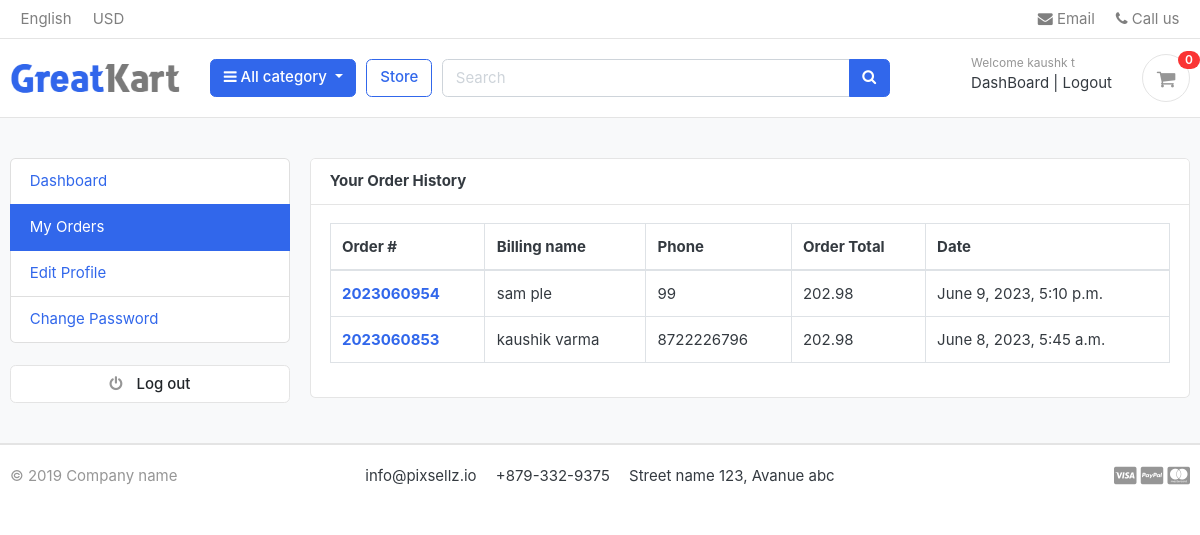
The page /accounts/myorders/ (signed in) on the database its author committed.
### accounts/models.py (models this page shows, shortened)
class Account(AbstractBaseUser):
    first_name = models.CharField(max_length=50,)
    last_name = models.CharField(max_length=50,)
    username = models.CharField(max_length=50,unique=True)
    email = models.EmailField(max_length=100,unique=True)
    phone_number = models.CharField(max_length=50)
    date_joined = models.DateTimeField(auto_now_add=True)
    last_login = models.DateTimeField(auto_now_add=True)
    is_admin = models.BooleanField(default=False)
    is_staff = models.BooleanField(default=False)
    is_active = models.BooleanField(default=False)
    is_superadmin = models.BooleanField(default=False)
    USERNAME_FIELD = 'email'
    REQUIRED_FIELDS = [
        'username','first_name','last_name'
    ]
    objects = MyAccountManager()

### orders/models.py (models this page shows, shortened)
class Order(models.Model):
    STATUS = (
    ('New','New'),
    ('Accepted','Accepted'),
    ('Completed','Completed'),
    ('Cancelled','Cancelled'),
    )
    user = models.ForeignKey(Account,on_delete=models.CASCADE)
    payment = models.ForeignKey(Payment,on_delete=models.CASCADE,blank=True,null=True)
    order_number = models.CharField(max_length=100)
    first_name = models.CharField(max_length=100)
    last_name = models.CharField(max_length=100)
    phone = models.CharField(max_length=100)
    email = models.EmailField(max_length=50)
    address_line_1 = models.CharField(max_length=100)
    address_line_2 = models.CharField(max_length=100,blank=True)
    country = models.CharField(max_length=100)
    state = models.CharField(max_length=100)
    city = models.CharField(max_length=100)
    order_note = models.CharField(max_length=100,blank=True)
    order_total = models.FloatField()
    tax = models.FloatField()
    status = models.CharField(max_length=10,choices=STATUS,default='new')
    ip = models.CharField(max_length=100,blank=True)
    is_ordered = models.BooleanField(default=False)
    created_at = models.DateTimeField(auto_now_add=True)
    updated_at = models.DateTimeField(auto_now=True)
    def full_name(self):
        return f'{self.first_name} {self.last_name}'

### accounts/views.py (the view)
# urls.py: path('myorders/',views.myorders,name='myorders'),
@login_required(login_url='login')
def myorders(request):
    orders = Order.objects.filter(user=request.user.id,is_ordered =True).order_by('-created_at') #'-' will give order in descending order
    context = {
        'orders':orders
    }
    return render(request,'accounts/my_orders.html',context)

### cart/context_processors.py (called while the page is built)
def counter(request):
    cart_count = 0
    if 'admin' in request.path:
        return {}
    else:
        try:
            cart = Cart.objects.filter(cart_id=_cart_id(request))
            if request.user.is_authenticated:
                cart_items = CartItem.objects.all().filter(user=request.user)
            else:
                cart_items = CartItem.objects.all().filter(cart=cart[:1])
            for cart_item in cart_items:
                cart_count += cart_item.quantity #like we can have same product with diff quantity..so we have to a
        except Cart.DoesNotExist:
            cart_count = 0
    return dict(cart_count = cart_count)

### cart/views.py (called while the page is built)
def _cart_id(request):
    cart = request.session.session_key
    if not cart:
        cart = request.session.create()
    return cart

### category/context_processor.py (called while the page is built)
def menu_links(request):
    links = Category.objects.all()
    return dict(links=links)

### category/models.py (called while the page is built)
    def get_url(self):
        return reverse('products_by_category',args=[self.slug])

### templates/accounts/my_orders.html (shortened to what this page needs)
{% extends 'base.html' %}
{% block content %}
<section class="section-conten padding-y bg">
    <div class="container">
        <div class="row">
            {% include 'includes/dashboard_sidebar.html' %}
        <main class="col-md-9">
            <article class="card">
            <header class="card-header">
                <strong class="d-inline-block mr-3">Your Order History</strong>
            </header>
            <div class="card-body">
                <div class="row">
                   <div class="col-md-12">
                    <table class="table table-bordered ">
                        <thead>
                          <tr>
                            <th scope="col">Order #</th>
                            <th scope="col">Billing name</th>
                            <th scope="col">Phone</th>
                            <th scope="col">Order Total</th>
                            <th scope="col">Date</th>
                          </tr>
                        </thead>
                        <tbody>
                            {% for order in orders %}
                          <tr>
                            <th scope="row"><a href="{% url 'orderdetail' order.order_number %}">{{order.order_number}}</a></th>
                            <td>{{order.full_name}}</td>
                            <td>{{order.phone}}</td>
                            <td>{{order.order_total}}</td>
                            <td>{{order.created_at}}</td>
                          </tr>
                          {% endfor %}
                        </tbody>
                      </table>
                   </div>
                </div>
            </div>
            </article>
        </main>
    </div>
    </div>
    </section>
{% endblock content %}

### templates/includes/navbar.html (shortened to what this page needs)
{% load static %}
<header class="section-header">
    <nav class="navbar p-md-0 navbar-expand-sm navbar-light border-bottom">
    <div class="container">
      <div class="collapse navbar-collapse" id="navbarTop4">
        <ul class="navbar-nav mr-auto">
            <li class="nav-item dropdown">
                 <a href="#" class="nav-link">   English </a>
            </li>
            <li class="nav-item dropdown">
                <a href="#" class="nav-link"> USD </a>
            </li>
        </ul>
        <ul class="navbar-nav">
            <li><a href="#" class="nav-link"> <i class="fa fa-envelope"></i> Email </a></li>
            <li><a href="#" class="nav-link"> <i class="fa fa-phone"></i> Call us </a></li>
        </ul>
      </div>
    </div>
    </nav>
    <section class="header-main border-bottom">
        <div class="container">
    <div class="row align-items-center">
        <div class="col-lg-2 col-md-3 col-6">
            <a href="{% url 'home' %}" class="brand-wrap">
                <img class="logo" src="{% static './images/logo.png' %}">
            </a>
        </div>
        <div class="col-lg col-sm col-md col-6 flex-grow-0">
            <div class="category-wrap dropdown d-inline-block float-right">
                <button type="button" class="btn btn-primary dropdown-toggle" data-toggle="dropdown">
                    <i class="fa fa-bars"></i> All category
                </button>
            </div>
        </div>
        <a href="{% url 'store' %}" class="btn btn-outline-primary">Store</a>
        <div class="col-lg  col-md-6 col-sm-12 col">
            <form action="{% url 'search' %}" class="search" method="GET">
                <div class="input-group w-100">
                    <input type="text" class="form-control" style="width:60%;" placeholder="Search" name="keyword">
                    <div class="input-group-append">
                      <button class="btn btn-primary" type="submit">
                        <i class="fa fa-search"></i>
                      </button>
                    </div>
                </div>
            </form>
        </div>
        <div class="col-lg-3 col-sm-6 col-8 order-2 order-lg-3">
                    <div class="d-flex justify-content-end mb-3 mb-lg-0">
                        {% if user.id is None %}
                        <div class="widget-header">
                            <small class="title text-muted">Welcome guest!</small>
                            <div>
                                <a href="{% url 'login' %}">Sign in</a> <span class="dark-transp"> | </span>
                                <a href="{% url 'register' %}"> Register</a>
                            </div>
                        </div>
                        {% else %}
                        <div class="widget-header">
                            <small class="title text-muted">Welcome {{user.first_name}}</small>
                            <div>
                                <a href="{% url 'dashboard' %}">DashBoard</a> <span class="dark-transp"> | </span>
                                <a href="{% url 'logout' %}"> Logout </a>
                            </div>
                        </div>
                        {% endif %}
                        <a href="{% url 'cart' %}" class="widget-header pl-3 ml-3">
                            <div class="icon icon-sm rounded-circle border"><i class="fa fa-shopping-cart"></i></div>
                            <span class="badge badge-pill badge-danger notify">{{cart_count}}</span>
                        </a>
                    </div>
                </div>
    </div>
        </div>
    </section>
    </header>

### static/css/ui.css (style rules this page uses)
html { font-family: "Inter", sans-serif; font-size: 15px; }
.icon-xs, .icon-sm, .icon-md, .icon-lg { display: inline-block; text-align: center; flex-shrink: 0; flex-grow: 0; }
.icon-sm { width: 48px; height: 48px; line-height: 48px !important; font-size: 20px; }
.padding-y { padding-top: 40px; padding-bottom: 40px; }
article:after, .form-group:after { display: block; clear: both; content: ""; }
.bg { background-color: #f8f9fa; }
.header-main { position: relative; padding-top: 1rem; padding-bottom: 1rem; }
.brand-wrap .logo, .navbar-brand .logo { margin-right: 7px; max-height: 42px; display: inline-block; }
.widget-header { display: inline-block; vertical-align: middle; position: relative; }
.widget-header a { color: #343a40; }
.widget-header i { color: #969696; }
.widget-header .title { display: block; }
.widget-header .notify { position: absolute; top: -3px; right: -10px; }
.notify { position: absolute; top: -4px; right: -10px; display: inline-block; padding: 0.25em 0.6em; font-size: 12px; line-height: 1; text-align: center; border-radius: 3rem; color: #fff; background-color: #fa3434; }

### rows shown on the page
Account: first_name "kaushk t"
Order: order_number "2023060954", full_name "sam ple", phone "99", order_total "202.98", created_at "June 9, 2023, 5:10 p.m."
Order: order_number "2023060853", full_name "kaushik varma", phone "8722226796", order_total "202.98", created_at "June 8, 2023, 5:45 a.m."

### other values the page prints
{{ cart_count }} "0"
